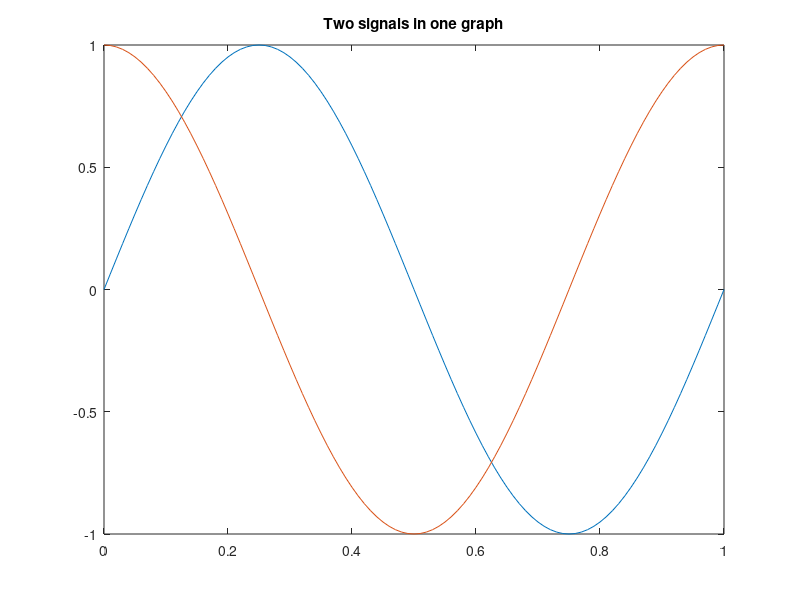

Source code (MATLAB):
clc; clear; clf;
t = 0:0.01:1;
f = 1;
% sin wave
x1 = sin(2*pi*f*t);
% cos wave
x2 = cos(2*pi*f*t);

plot(t, x1, t, x2);
title('Two signals in one graph')